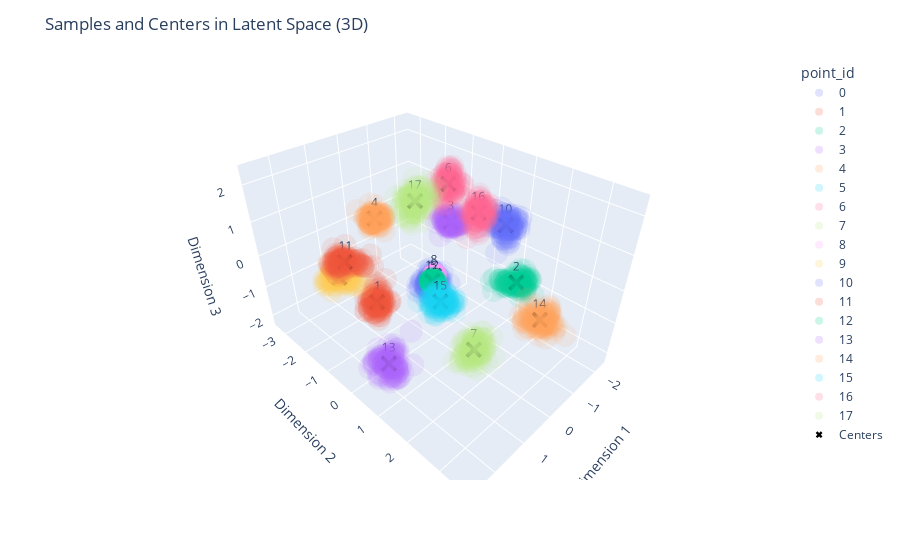

The notebook cell this image was saved under:
### Code cell
plot_Z_samples_3D(samples_Z[-100:])
